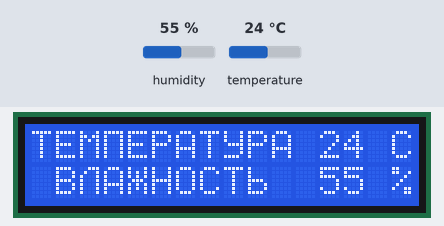
This sketch was run on a simulated Arduino Uno, built with avr-gcc and run on an emulated ATmega328P. Shown: 16×2 character LCD. Inputs (shaded band) come from the test bench; at power-on: humidity 55 %, temperature 24 °C.

Above: at 1.2 s.
1.3 s: humidity set to 22 %
At 3.0 s:
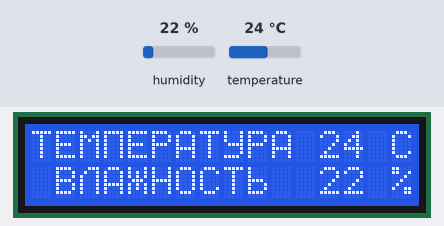
4.0 s: temperature set to 12 °C
At 5.5 s:
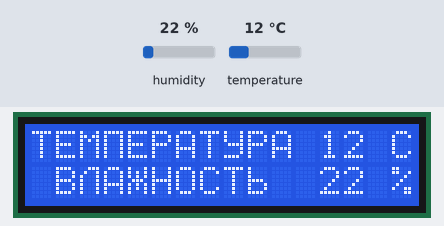
6.7 s: humidity set to 40 %
At 9.1 s:
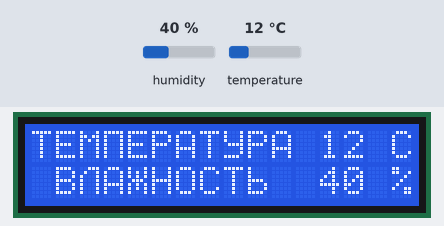
9.6 s: temperature set to 19 °C
At 11.6 s:
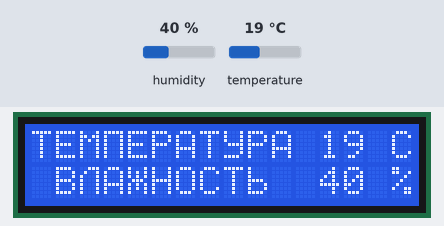
Timing chart, 0 to 13.1 s (numbered marks = the images above; inputs shaded):
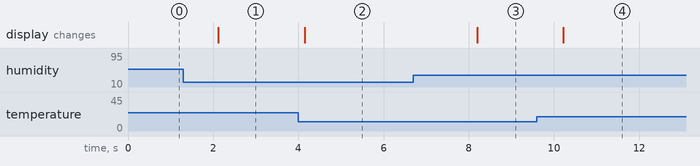

The sketch:

System_Childroom_var_1.ino
```cpp
#include <LiquidCrystal.h>
#include <dht.h>
dht11 DHT22;
#define DHT22PIN 8

byte PE_lit[8] =
{
  B11111,
  B10001,
  B10001,
  B10001,
  B10001,
  B10001,
  B10001,
  B00000,
};

byte EL_lit[8] =
{
  B00111,
  B01001,
  B10001,
  B10001,
  B10001,
  B10001,
  B10001,
  B00000,
};

byte ZH_lit[8] =
{
  B10001,
  B10101,
  B10101,
  B01110,
  B10101,
  B10101,
  B10001,
  B00000,
};

byte MZ_lit[8] =
{
  B10000,
  B10000,
  B10000,
  B11110,
  B10001,
  B10001,
  B11110,
  B00000,
};

byte U_lit[8] =
{
  B10001,
  B10001,
  B10001,
  B01111,
  B00001,
  B00001,
  B11110,
  B00000,
};

LiquidCrystal lcd(2,3,4,5,6,7);

void setup()
{
  lcd.createChar(1, PE_lit);
  lcd.createChar(2, U_lit);
  lcd.createChar(3, EL_lit);
  lcd.createChar(4, ZH_lit);
  lcd.createChar(5, MZ_lit);

  lcd.begin(16, 2);
  lcd.setCursor(0, 0);
  lcd.print("TEM\1EPAT\2PA");
  lcd.setCursor(1, 1);
  lcd.print("B\3A\4HOCT\5");
}

void loop()
{

 int chk = DHT22.read(DHT22PIN);

    lcd.setCursor(12, 0);
    lcd.print(DHT22.temperature, 1);
    lcd.setCursor(14, 0);
    lcd.print("");
    lcd.setCursor(15, 0);
    lcd.print("C");
    lcd.setCursor(12, 1);
    lcd.print(DHT22.humidity, 1);
    lcd.setCursor(14, 1);
    lcd.print("");
    lcd.setCursor(15, 1);
    lcd.print("%");

    delay(2000);
}
```

Measured:
- after the input at 1.3 s, the display: changes after 0.82 s (image 1)
- after the input at 4.0 s, the display: changes after 0.15 s (image 2)
- after the input at 6.7 s, the display: changes after 1.5 s (image 3)
- after the input at 9.6 s, the display: changes after 0.62 s (image 4)
